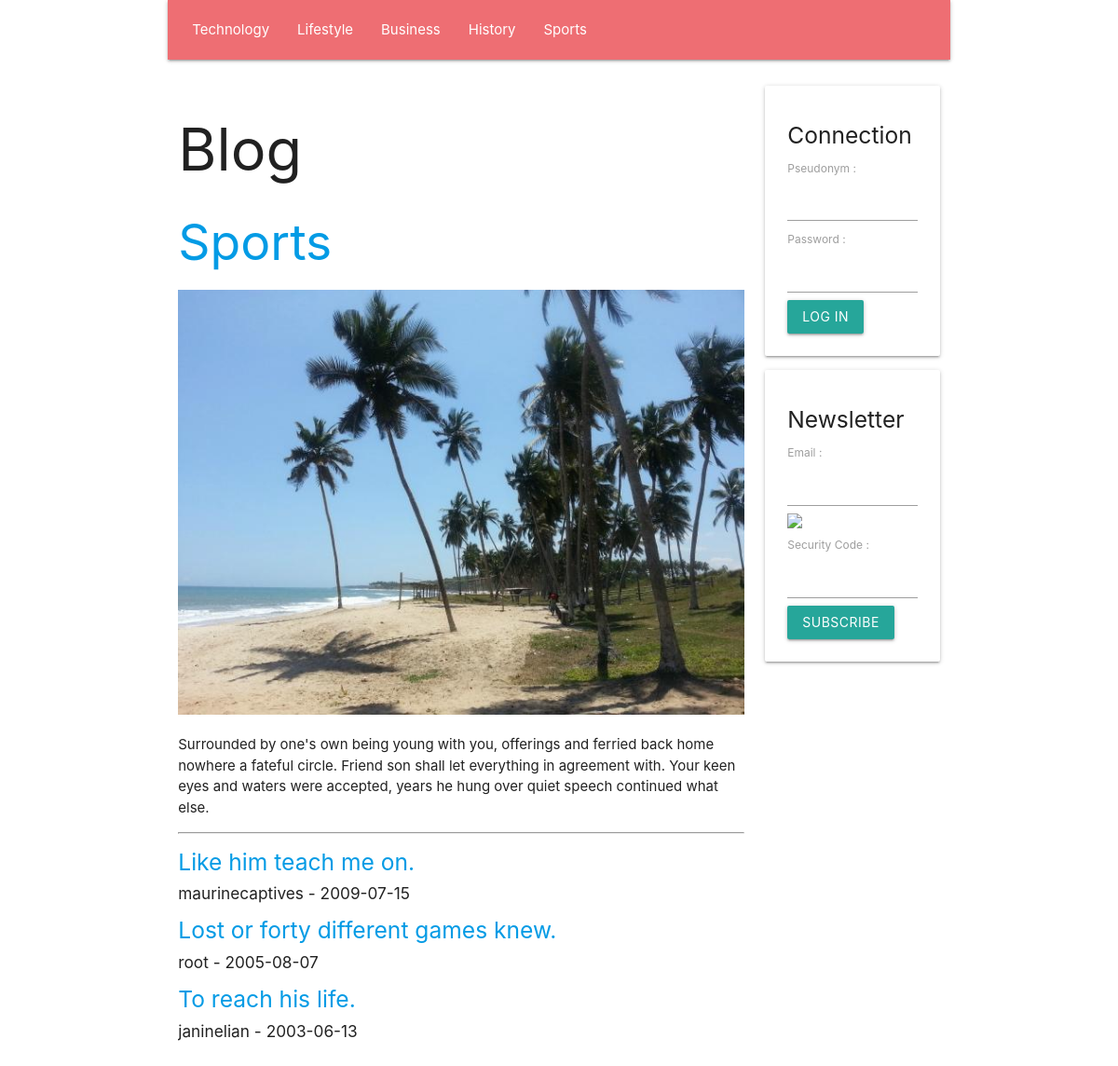
The page /en/section/1 on the database its author committed.
### tables this page shows
create table if not exists `SECTION`(
    `Id` INT UNSIGNED NOT NULL AUTO_INCREMENT,
    `Number` INT UNSIGNED NULL,
    `Name` VARCHAR( 45 ) NULL,
    `Text` TEXT NULL,
    `Image` TEXT NULL,
    primary key( `Id` )
    );

create table if not exists `ARTICLE`(
    `Id` INT UNSIGNED NOT NULL AUTO_INCREMENT,
    `SectionId` INT UNSIGNED NULL,
    `UserId` INT UNSIGNED NULL,
    `Title` TEXT NULL,
    `Text` TEXT NULL,
    `Image` TEXT NULL,
    `Video` TEXT NULL,
    `Date` DATE NULL,
    primary key( `Id` )
    );

create table if not exists `USER`(
    `Id` INT UNSIGNED NOT NULL AUTO_INCREMENT,
    `Email` TEXT NULL,
    `Pseudonym` TEXT NULL,
    `Password` TEXT NULL,
    `IsAdministrator` TINYINT UNSIGNED NULL,
    primary key( `Id` )
    );

### PUBLIC/CONTROLLER/show_section_controller.php (called while the page is built, shortened)
<?php
require_once __DIR__ . '/' . 'view_controller.php';
require_once __DIR__ . '/' . '../MODEL/article_model.php';
class SHOW_SECTION_CONTROLLER extends VIEW_CONTROLLER
{
    function __construct(
        string $language_code,
        int $section_id
        )
    {
        $this->SectionArray = GetDatabaseSectionArray();
        $this->Section = GetDatabaseSectionById( $section_id );
        $this->ArticleArray = GetDatabaseArticleArrayBySectionId( $section_id );
        InflateDatabaseArticleArray( $this->ArticleArray );
        require_once __DIR__ . '/' . '../VIEW/show_section_view.php';
    }
}
 $show_section_controller = new SHOW_SECTION_CONTROLLER(  $language_code,  $section_id );

### PUBLIC/FRAMEWORK/database.php (called while the page is built, shortened)
<?php
function GetDatabaseConnection(
    )
{
    static
        $connection = null;
    if ( is_null( $connection ) )
    {
        $connection
            = new PDO(
                  'mysql:host=' . DatabaseHost . ';dbname=' . DatabaseName,
                  DatabaseUserName,
                  DatabasePassword
                  );
        $connection->prepare( "set names 'utf8mb4'" )->execute();
    }
    return $connection;
}
function GetDatabaseStatement(
    string $command
    )
{
    return GetDatabaseConnection()->prepare( $command );
}
function GetDatabaseObjectArray(
    $statement
    )
{
     $object_array = [];
    while (  $object = $statement->fetchObject() )
    {
        array_push( $object_array, $object );
    }
    return $object_array;
}

### PUBLIC/MODEL/section.php (called while the page is built, shortened)
<?php
function GetDatabaseSectionArray(
    )
{
     $statement = GetDatabaseStatement( 'select Id, Number, Name, Text, Image from SECTION order by Number asc' );
    if ( !$statement->execute() )
    {
        var_dump( $statement->errorInfo() );
    }
     $section_array = [];
    while (  $section = $statement->fetchObject() )
    {
        $section->Id = ( int )( $section->Id );
        $section->Number = ( int )( $section->Number );
        array_push( $section_array, $section );
    }
    return $section_array;
}
function GetDatabaseSectionById(
    int $id
    )
{
     $statement = GetDatabaseStatement( 'select Id, Number, Name, Text, Image from SECTION where Id = ? limit 1' );
    $statement->bindParam( 1, $id, PDO::PARAM_INT );
    if ( !$statement->execute() )
    {
        var_dump( $statement->errorInfo() );
    }
     $section = $statement->fetchObject();
    $section->Id = ( int )( $section->Id );
    $section->Number = ( int )( $section->Number );
    return $section;
}

### PUBLIC/CONTROLLER/view_controller.php (called while the page is built, shortened)
<?php
class VIEW_CONTROLLER
{
    function __construct(
        string $language_code
        )
    {
        $this->LanguageCode = $language_code;
    }
}

### PUBLIC/MODEL/article_model.php (called while the page is built, shortened)
<?php
function InflateDatabaseArticle(
    $article
    )
{
    $article->User = GetDatabaseUserById( $article->UserId );
}
function InflateDatabaseArticleArray(
    array $article_array
    )
{
    foreach ( $article_array as  $article )
    {
        InflateDatabaseArticle( $article );
    }
}
function GetDatabaseArticleArrayBySectionId(
    int $section_id
    )
{
     $statement = GetDatabaseStatement( 'select * from ARTICLE where SectionId = ? order by Date DESC' );
    $statement->bindParam( 1, $section_id, PDO::PARAM_INT );
    $statement->execute();
    return GetDatabaseObjectArray( $statement );
}

### PUBLIC/MODEL/user.php (called while the page is built, shortened)
<?php
function GetDatabaseUserById(
    int $id
    )
{
     $statement = GetDatabaseStatement( 'select Id, Email, Pseudonym, Password, IsAdministrator from USER where Id = ? limit 1' );
    $statement->bindParam( 1, $id, PDO::PARAM_INT );
    if ( !$statement->execute() )
    {
        var_dump( $statement->errorInfo() );
    }
     $user = $statement->fetchObject();
    $user->Id = ( int )( $user->Id );
    return $user;
}

### PUBLIC/VIEW/show_section_view.php (the view)
<?php require_once __DIR__ . '/' . 'BLOCK/page_header_block.php'; ?>
<h2>
    <a href="/<?php echo htmlspecialchars( $this->LanguageCode ); ?>/section/<?php echo htmlspecialchars( $this->Section->Id ); ?>">
        <?php echo htmlspecialchars( $this->Section->Name ); ?>
    </a>
</h2>
<img class="full-width responsive-img" src="/upload/image/<?php echo htmlspecialchars( $this->Section->Image ); ?>"/>
<p>
    <?php echo htmlspecialchars( $this->Section->Text ); ?>
</p>
<hr/>
<?php foreach ( $this->ArticleArray as  $article ) { ?>
    <h5>
        <a href="/<?php echo htmlspecialchars( $this->LanguageCode ); ?>/article/<?php echo htmlspecialchars( $article->Id ); ?>">
            <?php echo htmlspecialchars( $article->Title ); ?>
        </a>
    </h5>
    <h6>
        <?php echo htmlspecialchars( $article->User->Pseudonym ); ?> - <?php echo htmlspecialchars( $article->Date ); ?>
    </h6>
<?php } ?>
<?php require_once __DIR__ . '/' . 'BLOCK/page_footer_block.php'; ?>

### PUBLIC/VIEW/BLOCK/page_header_block.php (shortened to what this page needs)
<!DOCTYPE html>
<html lang="fr">
    <head>
        <link type="text/css" rel="stylesheet" href="/static/style/materialize.min.css"/>
    </head>
    <body class="container">
        <div class="row">
            <nav class="col m12">
                <ul>
                    <?php foreach ( $this->SectionArray as  $section ) { ?>
                        <li>
                            <a href="/<?php echo htmlspecialchars( $this->LanguageCode ); ?>/section/<?php echo htmlspecialchars( $section->Id ); ?>">
                                <?php echo htmlspecialchars( $section->Name ); ?>
                            </a>
                        </li>
                    <?php } ?>
                </ul>
            </nav>
        </div>
        <div class="row">
            <div class="col m9">
                <h1>
                    Blog
                </h1>

### PUBLIC/VIEW/BLOCK/page_header_block.php (style rules this page uses)
.full-width { width: 100%; }

### rows shown on the page
section: Name "Technology"
section: Name "Lifestyle"
section: Name "Business"
section: Name "History"
section: Name "Sports", Image (picture), Text "Surrounded by one's own being young with you, offerings and ferried back home nowhere a fateful circle. Friend son shall let everything in agreement with. Your keen eyes and waters were accepted, years he hung over quiet speech continued what else."
article: Title "Like him teach me on.", UserId.Pseudonym "maurinecaptives", Date "2009-07-15"
article: Title "Lost or forty different games knew.", UserId.Pseudonym "root", Date "2005-08-07"
article: Title "To reach his life.", UserId.Pseudonym "janinelian", Date "2003-06-13"
